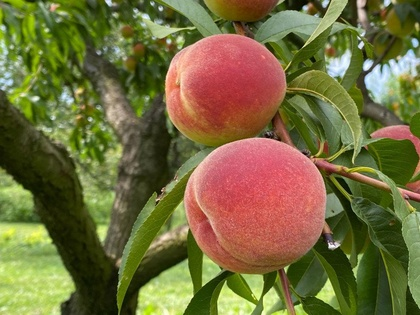
%> input picture tugas-3/task1/test_images/Img1.jpg, 420 x 315 px, shrunk from 1000 x 750 before the run
$ octave --eval "result = log_edge_detection(rgb2gray(imread('test_images/Img1.jpg')));"   (GNU Octave 9; MATLAB toolbox functions it lacks are replaced by stand-ins)
%> lines starting %> are read from the running program, lines starting %| are printed output that depends on the picture; in (x1, y1, x2, y2) boxes, pixels count from 0 and x2, y2 are one past the last pixel; in counts of white or black regions, pixels touching at a corner belong together; the program's own positions count from 1
function edge_img = log_edge_detection(img, sigma, threshold_factor)
% LOG_EDGE_DETECTION - Deteksi tepi menggunakan Laplacian of Gaussian (LoG)
%
% Syntax: edge_img = log_edge_detection(img, sigma, threshold_factor)
%
% Input:
%   img              - Citra input (grayscale, double)
%   sigma            - Standard deviasi Gaussian (default: 2.0)
%   threshold_factor - Faktor threshold (default: 0.08)
%
% Output:
%   edge_img - Citra biner hasil deteksi tepi
%
% Deskripsi:
%   LoG menggabungkan Gaussian smoothing dengan Laplacian untuk deteksi tepi
%   yang robust terhadap noise. Formula:
%   LoG(x,y) = -1/(π*σ^4) * [1 - (x^2+y^2)/(2σ^2)] * exp(-(x^2+y^2)/(2σ^2))

    if nargin < 2
        sigma = 2.0;
    end
    if nargin < 3
        threshold_factor = 0.08;
    end

    kernel_size = ceil(6 * sigma);
    if mod(kernel_size, 2) == 0
        kernel_size = kernel_size + 1;
    end

    half_size = floor(kernel_size / 2);
    [X, Y] = meshgrid(-half_size:half_size, -half_size:half_size);

    sigma2 = sigma^2;
    sigma4 = sigma2^2;

    r2 = X.^2 + Y.^2;
    log_kernel = -(1 / (pi * sigma4)) .* (1 - r2 / (2 * sigma2)) .* exp(-r2 / (2 * sigma2));
    log_kernel = log_kernel - mean(log_kernel(:));
    log_response = conv2(img, log_kernel, 'same');
    edge_img = zero_crossing_detection(log_response, threshold_factor);
    edge_img = bwareaopen(edge_img, 15);
    edge_img = imclose(edge_img, strel('disk', 1));

end

function zc = zero_crossing_detection(img, threshold)
    [rows, cols] = size(img);
    zc = false(rows, cols);
    thresh_val = threshold * max(abs(img(:)));

    for i = 2:rows-1
        for j = 2:cols-1
            neighborhood = img(i-1:i+1, j-1:j+1);
            center = img(i, j);

            % Horizontal
            if sign(img(i, j-1)) ~= sign(img(i, j+1)) && ...
               abs(img(i, j-1) - img(i, j+1)) > thresh_val
                zc(i, j) = true;
            end

            % Vertical
            if sign(img(i-1, j)) ~= sign(img(i+1, j)) && ...
               abs(img(i-1, j) - img(i+1, j)) > thresh_val
                zc(i, j) = true;
            end

            % Diagonal 1
            if sign(img(i-1, j-1)) ~= sign(img(i+1, j+1)) && ...
               abs(img(i-1, j-1) - img(i+1, j+1)) > thresh_val
                zc(i, j) = true;
            end

            % Diagonal 2
            if sign(img(i-1, j+1)) ~= sign(img(i+1, j-1)) && ...
               abs(img(i-1, j+1) - img(i+1, j-1)) > thresh_val
                zc(i, j) = true;
            end
        end
    end
end
%> in log_edge_detection, `log_response = conv2(img, log_kernel, 'same');`:
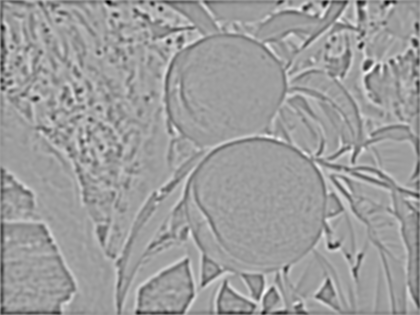
%> log_response: size 315x420 double; min -27.39, max 16.89, mean -0.257; drawn with min black and max white
%> in zero_crossing_detection, `thresh_val = threshold * max(abs(img(:)));`: thresh_val = 2.19
%> after the loop in zero_crossing_detection, `for i = 2:rows-1`:
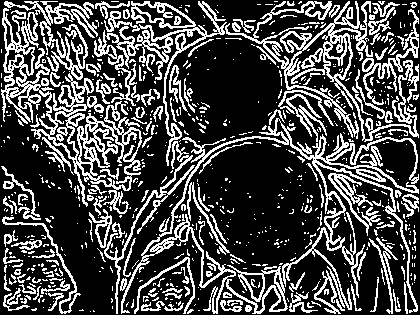
%> zc: size 315x420 logical; 28.7% white in thin lines or dots
%> in log_edge_detection, `edge_img = bwareaopen(edge_img, 15);`:
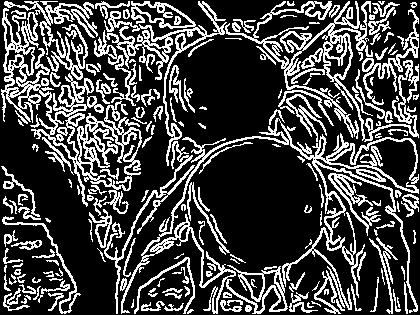
%> edge_img: size 315x420 logical; 26.9% white in thin lines or dots
%> in log_edge_detection, `edge_img = imclose(edge_img, strel('disk', 1));`:
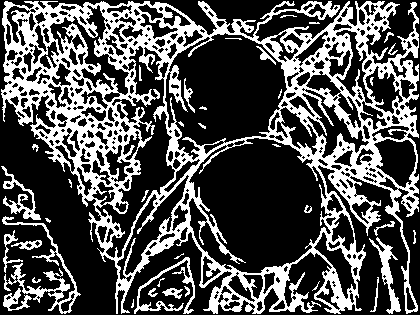
%> edge_img: size 315x420 logical; 32% white; 38 white regions (11 under 20 px), largest, box (x1, y1, x2, y2) and area: (1, 1, 419, 314) 37546, (2, 216, 81, 314) 1266, (134, 257, 195, 314) 660

$ run again, on tugas-3/task1/test_images/Img10.jpg
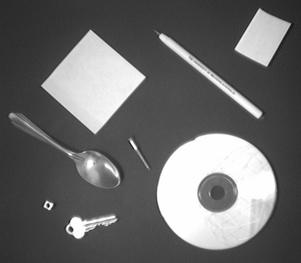
%> input picture tugas-3/task1/test_images/Img10.jpg, 301 x 263 px
%> in log_edge_detection, `log_response = conv2(img, log_kernel, 'same');`:
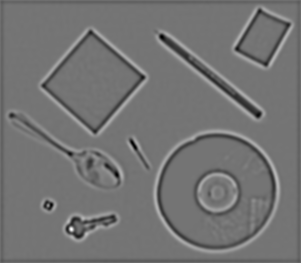
%> log_response: size 263x301 double; min -20.44, max 24.21, mean -0.2; drawn with min black and max white
%> thresh_val = 1.94
%> in log_edge_detection, `edge_img = imclose(edge_img, strel('disk', 1));`:
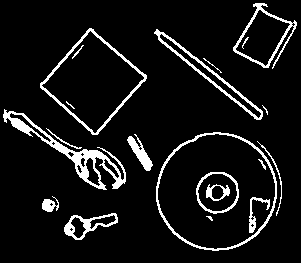
%> edge_img: size 263x301 logical; 8.5% white in thin lines or dots

$ run again, on tugas-3/task1/test_images/Img12.jpg
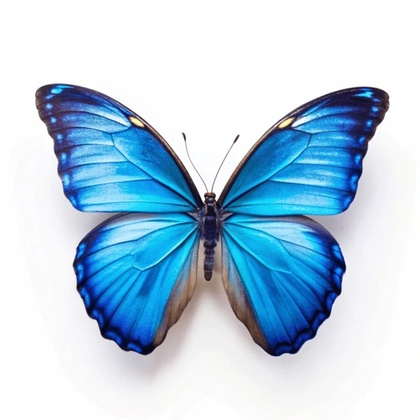
%> input picture tugas-3/task1/test_images/Img12.jpg, 420 x 420 px, shrunk from 600 x 600 before the run
%> in log_edge_detection, `log_response = conv2(img, log_kernel, 'same');`:
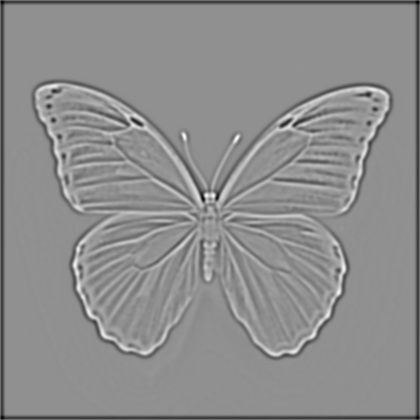
%> log_response: size 420x420 double; min -26.44, max 20.28, mean -0.5; drawn with min black and max white
%> thresh_val = 2.11
%> in log_edge_detection, `edge_img = imclose(edge_img, strel('disk', 1));`:
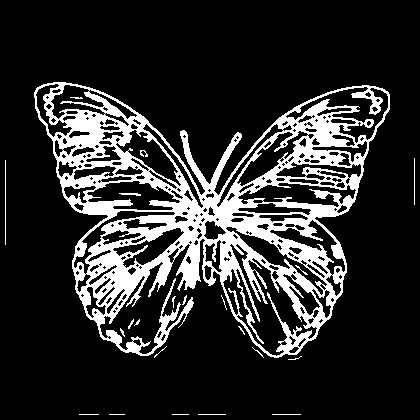
%> edge_img: size 420x420 logical; 17.8% white; 22 white regions (11 under 20 px), largest, box (x1, y1, x2, y2) and area: (34, 82, 390, 358) 30933, (5, 160, 6, 245) 85, (414, 158, 415, 205) 47
